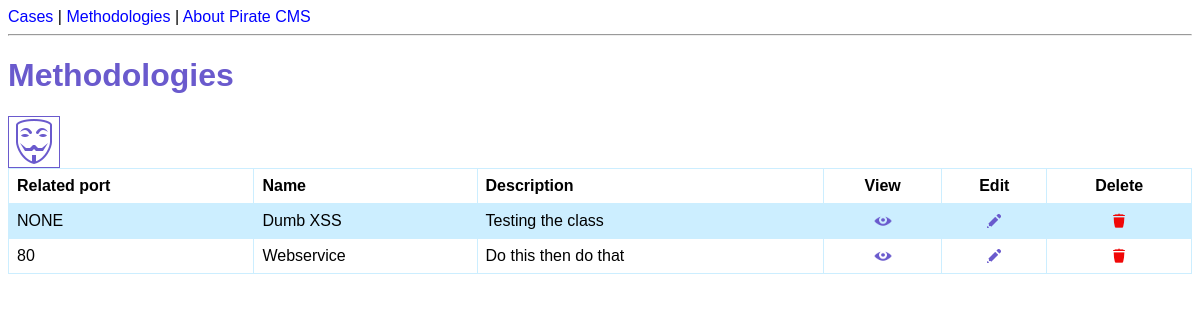
The page /methodologies/ on the database as committed earlier.
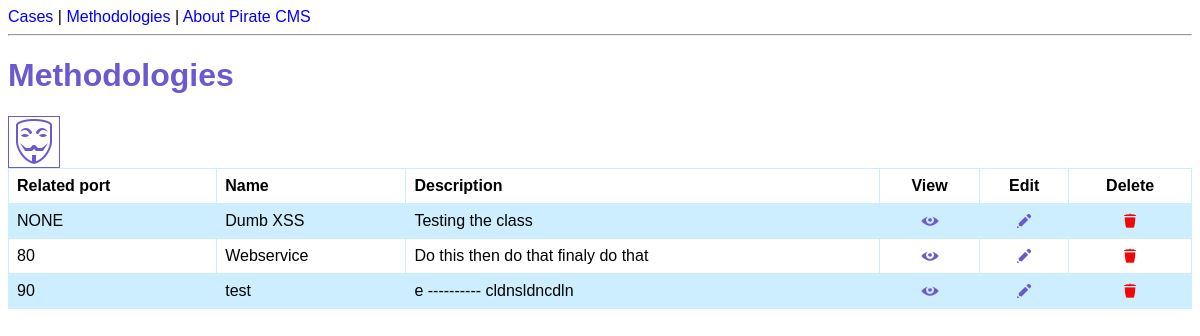
The same page on the database as committed later.
### cms/models.py (models this page shows, shortened)
class Methodology(models.Model):
    related_port = models.fields.IntegerField(null=True, validators=[MaxValueValidator(65535)])
    name = models.fields.CharField(max_length=250, null=True, blank=True)
    description = models.fields.CharField(max_length=10000, null=True, blank=True)

### cms/views.py (the view)
# urls.py: path('methodologies/', views.methodologies_list, name='methodologies-list'),
def methodologies_list(request):
    methodologies = Methodology.objects.all()
    return render(request, 'cms/methodologies.html', {'methodologies': methodologies})

### cms/templates/cms/methodologies.html (shortened to what this page needs)
{% extends 'cms/base.html' %}
{% load static %}
{% block content %}
<h1>Methodologies</h1>
<a href="{% url 'methodology-create' %}">
    <img src="{% static 'cms/method_icon.png' %}" class="big_icons" title="Create a new methodology">
</a>
<table>
    <tr>
        <th>Related port</th>
        <th>Name</th>
        <th>Description</th>
        <th style="text-align: center;">View</th>
        <th style="text-align: center;">Edit</th>
        <th style="text-align: center;"> Delete</th>
    </tr>
    {% for methodology in methodologies %}
    <tr>
        <td>{{ methodology.related_port|upper }}</td>
        <td>{{ methodology.name }}</td>
        <td>{{ methodology.description|truncatechars:120 }}</td>
        <td style="text-align: center;">
            <a href="">
                <img  src="{% static 'cms/view_icon.png' %}" width="18" height="18" title="View details">
            </a>
        </td>
        <td style="text-align: center;">
            <a href="{% url 'update-methodology' methodology.id %}">
                <img src="{% static 'cms/edit_icon.png' %}" width="18" height="18" title="Edit">
            </a>
        </td>
        <td style="text-align: center;">
            <a href="{% url 'delete-methodology' methodology.id %}">
                <img src="{% static 'cms/delete_icon.png' %}" width="18" height="18" title="Delete">
            </a>
        </td>
    </tr>
    {% endfor %}
</table>
{% endblock %}

Rows that differ between the two databases and show on the page:
changed Methodology "Webservice": description "Do this then do that" → "Do this then do that finaly do that"
added Methodology: related_port "90", name "test", description "e ---------- cldnsldncdln"
